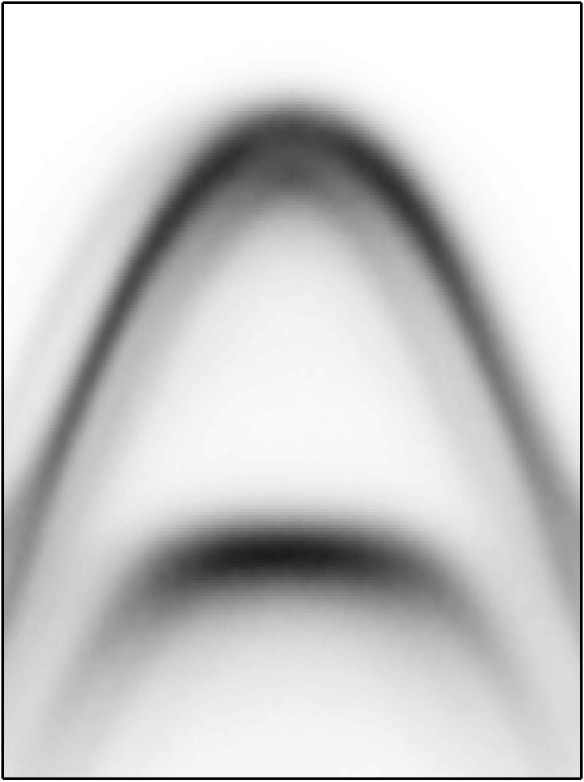
#> input picture simple_model/KGK_WSe2onWS2_forDario.png, 1752 x 2344 px (shown at 1/3 size)
$ python interlayer_1.py
#> lines starting #> are read from the running program, lines starting #| are printed output that depends on the picture; long printed decimals are rounded
import numpy as np
from PIL import Image
import matplotlib.pyplot as plt
from scipy.optimize import curve_fit

#Open image and take pixels
filename = "KGK_WSe2onWS2_forDario.png"
im  = Image.open(filename)
#> im is the input picture: PIL image 1752x2344 RGBA; mean R, G, B, A 203.4, 203.4, 203.4, 253

#to array
b_up = 12
pic = np.asarray(im)[b_up:-b_up,b_up:-b_up]
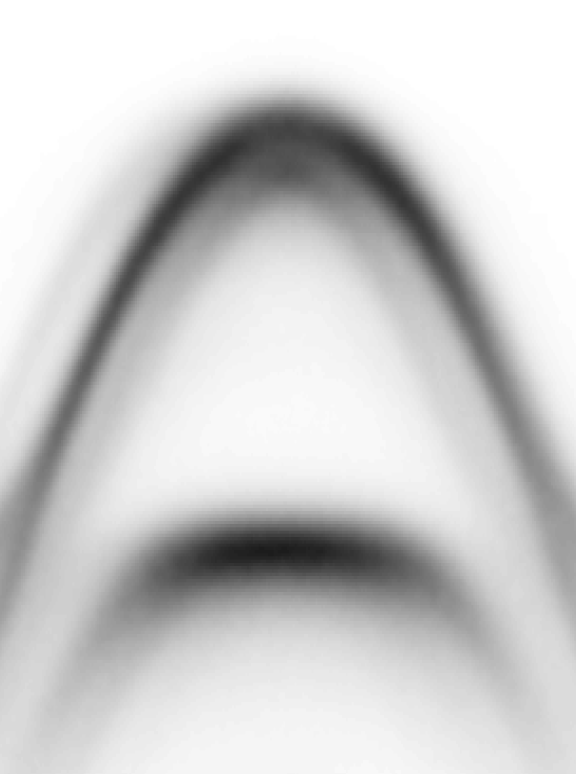
#> pic: shape (2320, 1728, 4) (shown at 1/3 size); mean R, G, B, A 206.3, 206.3, 206.3, 255
pic = np.array(pic)
x,y,z = pic.shape
#> x = 2320; y = 1728; z = 4

data = np.zeros((2,y),dtype=int)
r = 0.1
xline = np.linspace(-0.5+r,0.5-r,y-2*y//10+1)
#> xline = 1384 values from -0.4 to 0.4
yline = np.linspace(-1.7,-0.5,x)
#> yline = 2320 values from -1.7 to -0.5


#Take for each column the darkest point, above and below a separatrix line b/w the two bands,
#and fit the points around it with a gaussian --> take max as darkest point
green = np.array([0,255,0,255])
red = np.array([255,0,0,255])
blue = np.array([0,0,255,255])
def inv_gauss(x,a,b,x0,s):
    return -(a*np.exp(-((x-x0)/s)**2)+b)
def find_max(col):
    med = np.argmin(col)
    domain = 50
    in_ = med-domain if med-domain > 0 else 0
    fin_ = med+domain if med+domain < len(col) else -1
    new_arr = col[in_:fin_]
    P0 = [np.max(new_arr)-np.min(new_arr),-np.max(new_arr),np.argmin(new_arr),50]
    try:
        popt,pcov = curve_fit(
            inv_gauss,
            np.arange(len(new_arr)), new_arr,
            p0 = P0,
#            bounds= ,
            )
        return in_+int(popt[2]) if abs(in_+int(popt[2]))<len(col) else med
    except:
        return med
    print(popt)
    xx = np.linspace(0,len(new_arr),1000)
    plt.plot(xx,inv_gauss(xx,*popt),'k-')
    plt.plot(np.arange(len(new_arr)),new_arr,'r*')
    plt.show()
if 1:
    #new array
    for i in range(y):
        border = x//2+(i-y//2)**2//700
        col = pic[:border,i,0]
        d = find_max(col)
#        d = np.argmin(col)
        pic[d,i,:] = red
        data[0,i] = int(x-d)
#> this loop made 1728 passes
#> (med in find_max, in_ in find_max, fin_ in find_max, P0 in find_max, popt in find_max, d) on passes 1 to 3: (1611, 1561, 1661, [10, 91, 50, 50], [6134.1, -6289.3, 56.32, 1490.6], 1617), (1786, 1736, 1836, [5, 99, 50, 50], [8231.2, -8385.4, 44.49, 3009.5], 1780), (1786, 1736, 1836, [5, 99, 50, 50], [8231.2, -8385.4, 44.49, 3009.5], 1780)
    for i in range(y):
        border = x//2+(i-y//2)**2//700
        col = pic[border:,i,0]
        d = find_max(col)
#        d = np.argmin(col)
        pic[border+d,i,:] = blue
        data[1,i] = int(x-(border+d))
#> this loop made 1728 passes
#> (P0 in find_max, popt in find_max, d) on passes 1 to 3: ([3, 34, 0, 50], [6.72, -225.4, 13.57, 37.51], 13), ([3, 34, 0, 50], [15948.3, -16168.1, 16.22, 2786.8], 16), ([3, 34, 0, 50], [9856.9, -10076.7, 13.2, 2651.3], 13)

#save new image
new_im = Image.fromarray(np.uint8(pic))
new_filename = "test_im.png"
new_im.save(new_filename)

#fitting of bands with simple model
comboX = np.append(xline,xline)
rem_d = y//10
comboY = np.append(yline[data[0,rem_d:-rem_d]],yline[data[1,rem_d:-rem_d]])
def func1(k,a,b,c,m1,m2,mu):
    alpha = k**2/2/m1+k**2/2/m2+c
    beta = k**2/2/m1*(k**2/2/m2+c) - a**2*(1-b*k**2)**2
    step = np.sqrt(alpha**2-4*beta)
    return (-alpha+step)/2 + mu
def func2(k,a,b,c,m1,m2,mu):
    alpha = k**2/2/m1+k**2/2/m2+c
    beta = k**2/2/m1*(k**2/2/m2+c) - a**2*(1-b*k**2)**2
    step = np.sqrt(alpha**2-4*beta)
    return (-alpha-step)/2 + mu
def combinedFunc(combK,a,b,c,m1,m2,mu):
    extract1 = combK[:len(xline)]
    extract2 = combK[len(xline):]

    res1 = func1(extract1,a,b,c,m1,m2,mu)
    res2 = func2(extract2,a,b,c,m1,m2,mu)
    return np.append(res1, res2)

popt,pcov = curve_fit(
        combinedFunc,
        comboX,comboY,
        p0=(-0.1,-1,0.7,0.1,0.1,-0.5),
        bounds=([-10,-10,0.1,0.01,0.01,-1],[10,10,2.7,5,5,-0.1]),
        )
print(popt)
#| [ 0.1571 -1.257  0.5667  0.1454  0.6886 -0.7387]

#plot
plt.figure()
col = ['r','b']
for i in range(2):
    for j in range(0,y-2*y//10+1,10):
        plt.scatter(xline[j],yline[data[i,j+y//10]],color=col[i])
plt.plot(xline,func1(xline,*popt),'k-')
plt.plot(xline,func2(xline,*popt),'k-')
plt.xlim(-0.5,0.5)
plt.ylim(-1.7,-0.5)
plt.show()
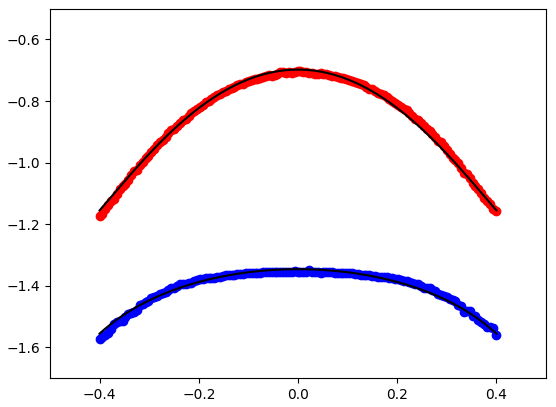
#> figure drawn by matplotlib, 1 panel; curve peaks at x = -0.000289, y = -0.698; curve peaks at x = -0.000289, y = -1.35


#Save result of fitting
popt_filename = "popt_interlayer.npy"
np.save(popt_filename,popt)
